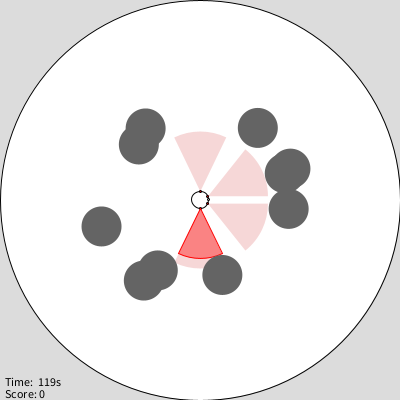
Frame 1 (no input)
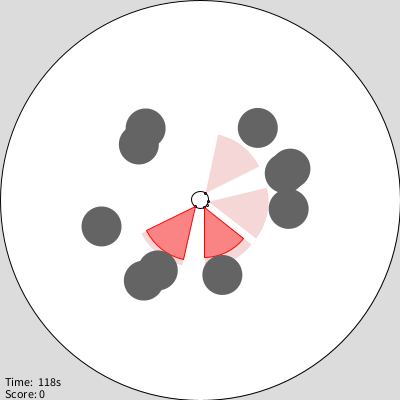
Frame 60 (the mouse pressed at the canvas centre just before this capture)
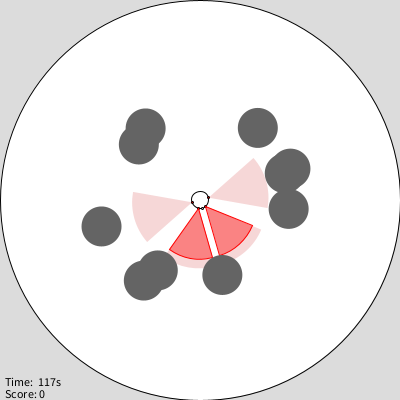
Frame 120 (the mouse held since frame 60 and released just before this capture)

The Processing sketch that drew these frames (run headless with seeded random() and noise(); from frame 60 on, the mouse is pressed at the canvas centre):

// Processing sketch: Challenges_Processing
// ── Challenges_Processing.pde
boolean paused = false;
Sim_c sim = new Sim_c();

// Runs once, sets up simualtor.
void setup() {
  size(400, 400);
  
  // Set this to 1,2,3,4 or 5 to work on the challenges
  configureChallenge(1);
}

// Runs iteratively (loops).  Updates the simulator
// and draws the result.
// You are tasked with editing Controller_c (tab above)
void draw() {
  if (!paused) {
    sim.update(); // automatically calls Controller_c
    sim.drawSim();
  }
}

void keyPressed() {
  if (key == 'p' || key == 'P') {
    paused = !paused;
  }
}

// ── Controller_c.pde
class Controller_c {
  Controller_c() {
  }

  void update(Robot_c robot) {
    
    // Collisions status of the robot, may be
    // useful.
    if (!robot.stall && !robot.bump) {
      // Robot is free.
    } else if (robot.stall) {
      // Robot has collided with a fixed object.
    } else {
      // Robot has bumped a moveable object.
    }

      
    // The proximity sensors return a
    // value between 0.0 and 1.0, where
    // 1.0 is extremely close, and 0.0
    // is far away or no obstacle.
    float right_activation = robot.sensors.get(0).reading + robot.sensors.get(1).reading;
    float left_activation = robot.sensors.get(2).reading + robot.sensors.get(3).reading;

    // The wheels of the robot can be
    // set to a speed between -1.0 and
    // +1.0, where 0.0 is no movement
    // and +/-1.0 is maximum speed in
    // either forward or reverse.
    if (left_activation > right_activation) {
      robot.v_left = -0.5;
      robot.v_right = 0.5;
      
    } else if (right_activation > left_activation) {
      robot.v_left = 0.1;
      robot.v_right = -0.1;
      
    } else {

      // Just move forwards
      robot.v_left = 0.3;
      robot.v_right = 0.3;
    }
  }
  
}

// ── Light_c.pde
class Light_c {
  float x = 0;
  float y = 0;
  boolean active = true;
  float radius;

  Light_c(float radius) {
    this.radius = radius;
  }

  void drawLight() {
    if (!active) return;

    int draw_layers = 6;
    for (int i = draw_layers; i >= 0; i--) {
      noStroke();
      fill(255, 238, 50, 25);
      ellipse(x, y,
        i * (radius / draw_layers) * 2,
        i * (radius / draw_layers) * 2);
    }

    fill(255);
    ellipse(x, y, 10, 10);
  }
}

// ── Object_c.pde
class Object_c {
  float x;
  float y;
  float radius;
  boolean moveable;

  Object_c(float x, float y, float radius, boolean moveable) {
    this.x = x;
    this.y = y;
    this.radius = radius;
    this.moveable = moveable;
  }

  void drawObject() {
    noStroke();

    if (moveable) {
      int draw_layers = 3;
      for (int i = draw_layers; i >= 0; i--) {
        fill(255, 238, 50, 25);
        ellipse(x, y,
          i * (50.0 / draw_layers) * 2,
          i * (50.0 / draw_layers) * 2);
      }
      fill(20, 20, 200);
    } else {
      fill(100);
    }

    ellipse(x, y, radius * 2, radius * 2);
  }
}

// ── Robot_c.pde
class Robot_c {
  float x;
  float y;
  float velocity = 0;
  float theta;
  float radius = 8.5;

  float v_left = 0;
  float v_right = 0;

  ArrayList<IRSensor_c> sensors = new ArrayList<IRSensor_c>();

  float light_dir = 0;
  float light_mag = 0;

  Controller_c controller = new Controller_c();

  boolean bump = false;
  boolean stall = false;

  Robot_c(float x, float y, float theta) {
    this.x = x;
    this.y = y;
    this.theta = theta;

    sensors.add(new IRSensor_c(this, PI / 7));
    sensors.add(new IRSensor_c(this, PI / 2));
    sensors.add(new IRSensor_c(this, -PI / 2));
    sensors.add(new IRSensor_c(this, -PI / 7));
  }

  void moveUpdate(float arena_radius, ArrayList<Object_c> objects, ArrayList<Robot_c> robots) {
    v_left = constrain(v_left, -1.0, 1.0);
    v_right = constrain(v_right, -1.0, 1.0);

    float fwd = (v_left + v_right) / 2.0;
    float rot = (v_left - v_right) / (radius * 2.0);

    if (abs(rot) > 0 || abs(fwd) > 0) {
      theta += (float)randomGaussian() * 0.005;
    }

    x += fwd * cos(theta);
    y += fwd * sin(theta);
    theta += rot;

    bump = false;
    stall = false;

    for (Robot_c other : robots) {
      if (this != other) {
        float robot_d = dist(other.x, other.y, x, y);
        robot_d -= radius + other.radius;

        if (robot_d < 0) {
          float a = atan2(y - other.y, x - other.x);
          x -= robot_d * cos(a);
          y -= robot_d * sin(a);
          stall = true;
          bump = true;
        }
      }
    }

    for (Object_c object : objects) {
      float obj_d = dist(object.x, object.y, x, y);
      obj_d -= radius + object.radius;

      if (obj_d < 0) {
        float a = atan2(y - object.y, x - object.x);
        a += (float)randomGaussian() * 0.1;

        if (!object.moveable) {
          x -= obj_d * cos(a);
          y -= obj_d * sin(a);
          stall = true;
          bump = true;
        } else {
          object.x += obj_d * cos(a);
          object.y += obj_d * sin(a);
          bump = true;
        }
      }
    }

    float d = dist(0, 0, x, y) + radius;
    if (d > arena_radius) {
      float out_d = d - arena_radius;
      float a = atan2(y, x);
      x -= out_d * cos(a);
      y -= out_d * sin(a);
      bump = true;
      stall = true;
    }
  }

  void sensorUpdate(float arena_radius,
    ArrayList<Object_c> objects,
    ArrayList<Robot_c> robots,
    ArrayList<Light_c> lights) {
    for (IRSensor_c sensor : sensors) {
      sensor.update(this, arena_radius, objects, robots);
    }

    light_mag = 99999;
    light_dir = 0;

    for (Light_c light : lights) {
      float light_d = dist(x, y, light.x, light.y);
      if (light_d < light_mag) {
        light_mag = light_d;
        float a1 = atan2(y - light.y, x - light.x) + PI;
        light_dir = atan2(sin(theta - a1), cos(theta - a1));
      }
    }

    for (Object_c object : objects) {
      if (object.moveable) {
        float light_d = dist(x, y, object.x, object.y);
        if (light_d < light_mag) {
          light_mag = light_d;
          float a1 = atan2(y - object.y, x - object.x) + PI;
          light_dir = atan2(sin(theta - a1), cos(theta - a1));
        }
      }
    }
  }

  void drawRobot() {
    strokeWeight(1);
    stroke(0, 0, 0);
    if (stall) {
      fill(255, 0, 0);
    } else if (bump) {
      fill(0, 200, 0);
    } else {
      fill(255);
    }

    ellipse(x, y, radius * 2, radius * 2);

    fill(255);
    float markerX = x + radius * cos(theta);
    float markerY = y + radius * sin(theta);
    ellipse(markerX, markerY, 2, 2);

    for (IRSensor_c sensor : sensors) {
      sensor.drawSensor();
    }
    
    // draw light sensor reading
    //float lx, ly;
    //lx = x + ((light_mag*.4) * cos( theta - light_dir ));
    //ly = y + ((light_mag*.4) * sin( theta - light_dir ));
    //stroke(200,100,0);
    //noFill();
    //line( x,y,lx,ly);
  }
}

// ── Sensor_c.pde
class IRSensor_c {
  float facing;
  float fov = PI / 7;
  float range = 60;

  float theta;
  float x;
  float y;

  float detected = 99999;
  float reading = 0;

  IRSensor_c(Robot_c robot, float facing) {
    this.facing = facing;
    theta = robot.theta + facing;
    x = robot.x + robot.radius * cos(theta);
    y = robot.y + robot.radius * sin(theta);
  }

  void update(Robot_c robot, float arena_radius, ArrayList<Object_c> objects, ArrayList<Robot_c> robots) {
    theta = robot.theta + facing;
    x = robot.x + robot.radius * cos(theta);
    y = robot.y + robot.radius * sin(theta);

    detected = 99999;
    reading = 0;

    detectArena(robot, arena_radius);
    detectObjects(objects);
    detectRobotsRays(robot, robots);

    if (detected == 99999) {
      detected = -1;
      reading = 0;
    }
  }

  void recordDetection(float distance) {
    if (distance < detected) {
      detected = distance;
      reading = constrain(1.0 - detected / range, 0, 1);
    }
  }

  void detectRobotsRays(Robot_c robot, ArrayList<Robot_c> robots) {
    for (Robot_c other : robots) {
      if (robot == other) continue;

      float robot_d = dist(other.x, other.y, x, y) - other.radius;
      if (robot_d >= range) continue;

      int num_rays = 8;
      float incr = (fov * 2.0) / num_rays;
      boolean hit = false;

      for (float k = max(0, robot_d); k < range && !hit; k += 1) {
        for (int i = 0; i < num_rays; i++) {
          float a = theta - fov + incr * i;
          float px = x + k * cos(a);
          float py = y + k * sin(a);

          if (dist(other.x, other.y, px, py) <= other.radius) {
            recordDetection(max(0, robot_d));
            hit = true;
            break;
          }
        }
      }
    }
  }

  void detectObjects(ArrayList<Object_c> objects) {
    for (Object_c object : objects) {
      float obj_d = dist(object.x, object.y, x, y) - object.radius;
      if (obj_d >= range) continue;

      int num_rays = 8;
      float incr = (fov * 2.0) / num_rays;
      boolean hit = false;

      for (float k = max(0, obj_d); k < range && !hit; k += 1) {
        for (int i = 0; i < num_rays; i++) {
          float a = theta - fov + incr * i;
          float px = x + k * cos(a);
          float py = y + k * sin(a);

          if (dist(object.x, object.y, px, py) <= object.radius) {
            recordDetection(max(0, obj_d));
            hit = true;
            break;
          }
        }
      }
    }
  }

  void detectArena(Robot_c robot, float arena_radius) {
    float arena_d = arena_radius - (dist(0, 0, robot.x, robot.y) + range);
    if (arena_d >= 0) return;

    int num_rays = 8;
    float incr = (fov * 2.0) / num_rays;
    boolean seesEdge = false;

    for (int i = 0; i < num_rays; i++) {
      float a = theta - fov + incr * i;
      float px = x + range * cos(a);
      float py = y + range * sin(a);

      if (dist(0, 0, px, py) >= arena_radius) {
        seesEdge = true;
        break;
      }
    }

    if (seesEdge) {
      recordDetection(max(0, arena_radius - dist(0, 0, x, y)));
    }
  }

  void drawSensor() {
    stroke(0);
    fill(255, 0, 0);
    ellipse(x, y, 2, 2);

    noStroke();
    fill(200, 0, 0, 40);
    arc(x, y, range * 2, range * 2,
        theta - fov, theta + fov, PIE);

    if (detected > 0) {
      fill(255, 0, 0, 100);
      stroke(255, 0, 0);
      arc(x, y, detected * 2, detected * 2,
          theta - fov, theta + fov, PIE);
    }
  }
}

// ── Sim_c.pde
class Sim_c {
  ArrayList<Robot_c> robots = new ArrayList<Robot_c>();
  ArrayList<Object_c> objects = new ArrayList<Object_c>();
  ArrayList<Light_c> lights = new ArrayList<Light_c>();

  float arena_radius = 200;
  int start_time = 0;
  int score = 0;
  int max_time = 120000;

  void addRobots(int n_robots) {
    for (int i = 0; i < n_robots; i++) {
      robots.add(new Robot_c(0, 0, 0));
    }
  }

  void setRobotPosition(int which, float x, float y, float theta) {
    if (which < 0 || which >= robots.size()) {
      println("Robot " + which + " does not exist");
      return;
    }

    Robot_c robot = robots.get(which);
    robot.x = x;
    robot.y = y;
    robot.theta = theta;
  }

  void randomiseRobotPositions() {
    for (Robot_c robot : robots) {
      float random_a = random(TWO_PI);
      float random_m = arena_radius * sqrt(random(0.5, 0.6));
      robot.x = random_m * cos(random_a);
      robot.y = random_m * sin(random_a);
      robot.theta = random(TWO_PI);
    }
  }

  void rotateRobotsToCentre() {
    for (Robot_c robot : robots) {
      robot.theta = atan2(robot.y, robot.x) + PI;
    }
  }

  void randomiseObjectPositions() {
    for (int i = 0; i < objects.size(); i++) {
      randomiseObjectPosition(i);
    }
  }

  void randomiseObjectPosition(int which) {
    if (which < 0 || which >= objects.size()) return;

    float random_a = random(TWO_PI);
    float random_m = arena_radius * sqrt(random(0.15, 0.35));
    Object_c object = objects.get(which);
    object.x = random_m * cos(random_a);
    object.y = random_m * sin(random_a);
  }

  void addObjects(int n_objects, boolean moveable, float radius) {
    for (int i = 0; i < n_objects; i++) {
      objects.add(new Object_c(0, 0, radius, moveable));
    }
  }

  void setObjectPosition(int which, float x, float y, float radius) {
    if (which < 0 || which >= objects.size()) {
      println("Object " + which + " does not exist");
      return;
    }

    Object_c object = objects.get(which);
    object.x = x;
    object.y = y;
    object.radius = radius;
  }

  void addLight(int how_many) {
    for (int i = 0; i < how_many; i++) {
      lights.add(new Light_c(arena_radius));
    }
  }

  void setLightPosition(int which, float x, float y) {
    if (which < 0 || which >= lights.size()) {
      println("No light source at index " + which);
      return;
    }

    Light_c light = lights.get(which);
    light.x = x;
    light.y = y;
  }

  void update() {
    for (Robot_c robot : robots) {
      robot.controller.update(robot);
    }

    for (Robot_c robot : robots) {
      robot.moveUpdate(arena_radius, objects, robots);
    }

    for (Robot_c robot : robots) {
      robot.sensorUpdate(arena_radius, objects, robots, lights);
    }

    for (int i = objects.size() - 1; i >= 0; i--) {
      Object_c object = objects.get(i);
      if (!object.moveable) continue;

      float d = dist(0, 0, object.x, object.y);
      d -= object.radius * 0.25;

      if (d > arena_radius) {
        randomiseObjectPosition(i);
        if (millis() - start_time < max_time) {
          score++;
        }
      }
    }
  }

  void drawSim() {
    background(220);

    pushMatrix();
    translate(width / 2.0, height / 2.0);

    fill(255);
    stroke(0);
    ellipse(0, 0, arena_radius * 2, arena_radius * 2);

    for (Robot_c robot : robots) {
      robot.drawRobot();
    }

    for (Object_c object : objects) {
      object.drawObject();
    }

    for (Light_c light : lights) {
      light.drawLight();
    }

    fill(0);
    noStroke();
    textAlign(LEFT, BASELINE);

    if (millis() - start_time < max_time) {
      int remaining = max(0, max_time - (millis() - start_time));
      text("Time:  " + floor(remaining / 1000.0) + "s",
           -width / 2.0 + 4, height / 2.0 - 14);
    }

    text("Score: " + score,
         -width / 2.0 + 4, height / 2.0 - 2);

    popMatrix();
  }
}

// ── challenge_configs.pde

void configureChallenge( int which ) {
  sim.start_time = millis();
  sim.max_time = 120000;

  switch( which ) {

  case 1: // obstacle avoidance challenge
    sim.addRobots(1);
    sim.addObjects(10, false, 20);
    sim.randomiseObjectPositions();
    break;

  case 2: // circumnavigation challenge
    sim.addRobots(1);
    sim.randomiseRobotPositions();
    sim.rotateRobotsToCentre();
    sim.addObjects(10, false, 20 );
    sim.randomiseObjectPositions();
    break;

  case 3: // robot following challenge

    sim.addRobots(2);
    // Set robot n  x,y, and theta (rotation) of robots
    sim.setRobotPosition(0, -sim.arena_radius*0.7, 0, 0);
    sim.setRobotPosition(1, -sim.arena_radius*0.5, 0, PI/8);
    break;

  case 4: // Passing a gap
    // How many robots?
    sim.addRobots(1);
    sim.setRobotPosition(0, -sim.arena_radius * 0.7, 45, 0);
    //sim.randomiseRobotPositions();

    sim.addLight(1);
    sim.setLightPosition(0, sim.arena_radius * 1.0, 0);

    // Add some obstructions
    // This time, forming a wall with a
    // gap in it.
    int count = 0;
    float obj_radius = 15;
    int num_objects = 6;
    for (int col = 0; col < 3; col++) {
      float x = -obj_radius + col * obj_radius;
      for (int i = 0; i < num_objects; i++) {
        sim.addObjects(1, false, obj_radius);

        float y = -sim.arena_radius;
        y += i * ((sim.arena_radius * 2) / (num_objects - 1));
        sim.setObjectPosition(count, x, y, obj_radius);
        count++;
      }
    }
    break;

  case 5: // A puzzle / foraging
    sim.addRobots(1);
    sim.randomiseRobotPositions();

    sim.addObjects(2, true, 20);
    sim.randomiseObjectPositions();

    int ob_count = sim.objects.size() - 1;
    int n_objects = 10;
    float a = 0;
    float m = sim.arena_radius * 0.7;
    float incr = TWO_PI / n_objects;

    for (int i = 0; i < n_objects; i++) {
      sim.addObjects(1, false, 10);
      ob_count++;

      float x = m * cos(a);
      float y = m * sin(a);
      sim.setObjectPosition(ob_count, x, y, 15);
      a += incr;
    }
    break;

  default:
    println("Error: Can only configure to challenge numbers 1-5, exit.");
    exit();
    break;
  }
}
